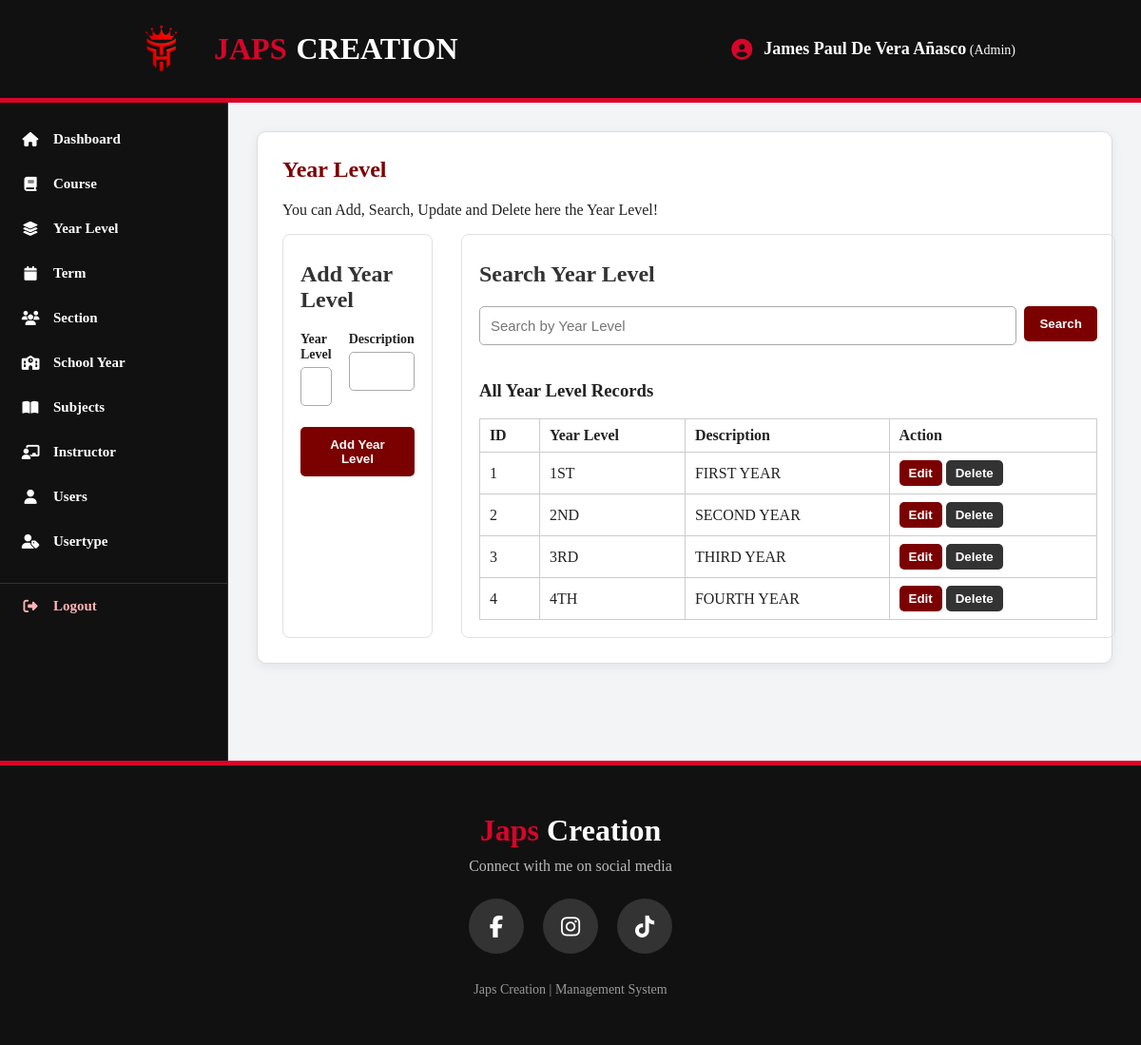
Screenshot of /yearlevel.php (signed in) with the database file from the repository.
### tables this page shows
CREATE TABLE `tbl_yearlevel` (
  `ID` int(11) NOT NULL,
  `YEARLEVEL` varchar(100) NOT NULL,
  `DESCRIPTION` varchar(255) NOT NULL
);

### yearlevel.php (the view, shortened to what this page needs)
<?php
require_once "db.php";
$allRecords = $conn->query("SELECT ID, YEARLEVEL, DESCRIPTION FROM tbl_yearlevel ORDER BY ID");
include "header.php";
?>
<section class="card">
    <div class="page-heading">
        <div>
            <h1>Year Level</h1>
            <p>You can Add, Search, Update and Delete here the Year Level!</p>
        </div>
    </div>
    <div class="two-panels">
        <section>
            <h2>Add Year Level</h2>
            <form method="post" class="grid">
                <div><label>Year Level</label><input type="text" name="a0" required></div>
                <div><label>Description</label><input type="text" name="a1" required></div>
                <button class="full" type="submit" name="add">Add Year Level</button>
            </form>
        </section>
        <section>
            <h2>Search Year Level</h2>
            <form method="post" class="search">
                <input type="text" name="search_value" placeholder="Search by Year Level" required>
                <button type="submit" name="search">Search</button>
            </form>
            <div class="record-list"><h3>All Year Level Records</h3><table><tr><th>ID</th><th>Year Level</th><th>Description</th><th>Action</th></tr><?php while ($item = $allRecords->fetch_assoc()): ?><tr><td><?= (int) $item["ID"] ?></td><td><?= htmlspecialchars($item["YEARLEVEL"]) ?></td><td><?= htmlspecialchars($item["DESCRIPTION"]) ?></td><td class="record-actions"><form method="post"><input type="hidden" name="search_value" value="<?= htmlspecialchars($item["YEARLEVEL"]) ?>"><button name="search">Edit</button></form><form method="post" onsubmit="return confirm('Delete this record?')"><input type="hidden" name="id" value="<?= (int) $item["ID"] ?>"><button name="delete" class="delete">Delete</button></form></td></tr><?php endwhile; ?></table></div>
        </section>
    </div>
</section>
<?php include "footer.php"; ?>

### style.css (style rules this page uses)
* { box-sizing: border-box; }
body { margin: 0; font-family: Cambria, Cochin, Georgia, Times, 'Times New Roman', serif; background: #f3f4f6; color: #222; }
.card { background: #fff; border: 1px solid #ddd; border-radius: 10px; padding: 26px; box-shadow: 0 3px 12px rgba(0, 0, 0, 0.07); }
h1 { margin-top: 0; color: #7b0000; }
h2 { margin-top: 10px; color: #333; }
label { display: block; font-weight: 700; margin-bottom: 5px; font-size: 14px; }
input { width: 100%; padding: 11px; border: 1px solid #aaa; border-radius: 5px; margin: 0 0 12px; font-size: 15px; }
button { background: #7b0000; color: #fff; border: 0; border-radius: 5px; padding: 11px 16px; cursor: pointer; font-weight: 700; }
.delete { background: #333; }
.grid { display: grid; grid-template-columns: repeat(2, 1fr); gap: 10px 18px; }
.full { grid-column: 1/-1; }
.search { display: flex; gap: 8px; align-items: flex-start; }
.search input { margin: 0; }
.search button { white-space: nowrap; }
.two-panels { display: grid; grid-template-columns: 1fr 1fr; gap: 30px; }
.two-panels > section { border: 1px solid #e1e1e1; border-radius: 8px; padding: 18px; }
.record-list { margin-top: 18px; overflow-x: auto; }
.record-list table { width: 100%; border-collapse: collapse; min-width: 650px; }
.record-list th, .record-list td { padding: 8px 10px; border: 1px solid #ccc; text-align: left; }
.record-list th { font-weight: 700; }
.record-actions { white-space: nowrap; }
.record-actions form { display: inline-block; margin: 0 4px 0 0; }
.record-actions button { padding: 6px 10px; }

### rows the page displays
tbl_yearlevel: ID "1", YEARLEVEL "1ST", DESCRIPTION "FIRST YEAR"
tbl_yearlevel: ID "2", YEARLEVEL "2ND", DESCRIPTION "SECOND YEAR"
tbl_yearlevel: ID "3", YEARLEVEL "3RD", DESCRIPTION "THIRD YEAR"
tbl_yearlevel: ID "4", YEARLEVEL "4TH", DESCRIPTION "FOURTH YEAR"

### other values shown
$loggedInFullname "James Paul De Vera Añasco"
$loggedInUsertype "Admin"
